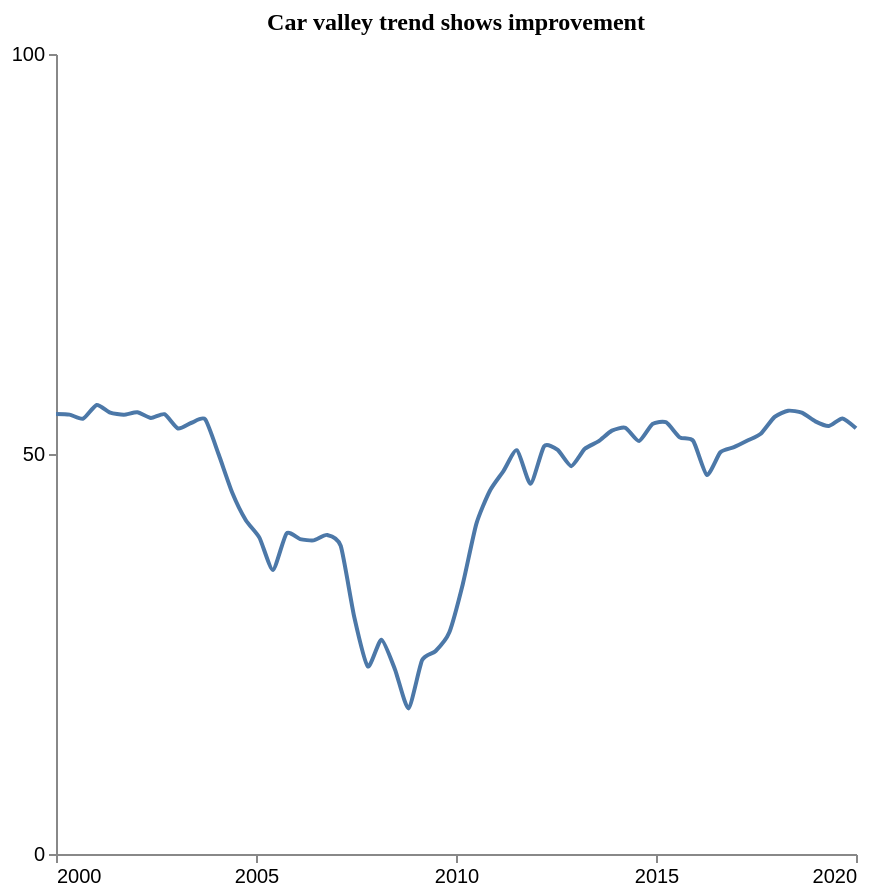

Express this chart as Vega-Lite.
### Vega-Lite specification from a JSON file in a GitHub repository (floating-point values rounded to 4 significant figures)
{"$schema": "https://vega.github.io/schema/vega-lite/v5.json", "description": "Pattern: Valley", "data": {"values": [{"X": 2000.0, "Y": 55.0}, {"X": 2000.0, "Y": 54.92}, {"X": 2001.0, "Y": 54.42}, {"X": 2001.0, "Y": 56.13}, {"X": 2001.0, "Y": 55.17}, {"X": 2002.0, "Y": 54.91}, {"X": 2002.0, "Y": 55.22}, {"X": 2002.0, "Y": 54.5}, {"X": 2003.0, "Y": 54.97}, {"X": 2003.0, "Y": 53.19}, {"X": 2003.0, "Y": 53.91}, {"X": 2004.0, "Y": 54.34}, {"X": 2004.0, "Y": 49.93}, {"X": 2004.0, "Y": 45.15}, {"X": 2005.0, "Y": 41.72}, {"X": 2005.0, "Y": 39.54}, {"X": 2005.0, "Y": 35.51}, {"X": 2006.0, "Y": 40.07}, {"X": 2006.0, "Y": 39.37}, {"X": 2006.0, "Y": 39.2}, {"X": 2007.0, "Y": 39.88}, {"X": 2007.0, "Y": 38.5}, {"X": 2007.0, "Y": 29.6}, {"X": 2008.0, "Y": 23.46}, {"X": 2008.0, "Y": 26.79}, {"X": 2008.0, "Y": 23.07}, {"X": 2009.0, "Y": 18.2}, {"X": 2009.0, "Y": 24.22}, {"X": 2009.0, "Y": 25.37}, {"X": 2010.0, "Y": 27.68}, {"X": 2010.0, "Y": 33.73}, {"X": 2011.0, "Y": 41.27}, {"X": 2011.0, "Y": 45.41}, {"X": 2011.0, "Y": 47.87}, {"X": 2012.0, "Y": 50.48}, {"X": 2012.0, "Y": 46.27}, {"X": 2012.0, "Y": 50.97}, {"X": 2013.0, "Y": 50.51}, {"X": 2013.0, "Y": 48.48}, {"X": 2013.0, "Y": 50.65}, {"X": 2014.0, "Y": 51.57}, {"X": 2014.0, "Y": 52.92}, {"X": 2014.0, "Y": 53.27}, {"X": 2015.0, "Y": 51.62}, {"X": 2015.0, "Y": 53.76}, {"X": 2015.0, "Y": 53.96}, {"X": 2016.0, "Y": 52.08}, {"X": 2016.0, "Y": 51.63}, {"X": 2016.0, "Y": 47.38}, {"X": 2017.0, "Y": 50.22}, {"X": 2017.0, "Y": 50.85}, {"X": 2017.0, "Y": 51.68}, {"X": 2018.0, "Y": 52.57}, {"X": 2018.0, "Y": 54.64}, {"X": 2018.0, "Y": 55.41}, {"X": 2019.0, "Y": 55.17}, {"X": 2019.0, "Y": 54.08}, {"X": 2019.0, "Y": 53.5}, {"X": 2020.0, "Y": 54.44}, {"X": 2020.0, "Y": 53.21}]}, "mark": {"type": "line", "interpolate": "cardinal", "tension": 0.4}, "encoding": {"x": {"field": "X", "type": "quantitative", "title": "", "axis": {"grid": false, "format": "d", "values": [2000, 2005, 2010, 2015, 2020], "tickSize": 4}, "scale": {"domain": [2000, 2020]}}, "y": {"field": "Y", "type": "quantitative", "title": "", "axis": {"grid": false, "format": "d", "values": [0, 50, 100], "tickSize": 4, "tickOpacity": 1}, "scale": {"domain": [0, 100]}}}, "title": {"text": "Car valley trend shows improvement", "anchor": "middle", "font": "Tahoma", "fontSize": 12}, "config": {"lineBreak": "^", "view": {"stroke": null}}, "height": 400, "width": 400, "autosize": "pad"}
